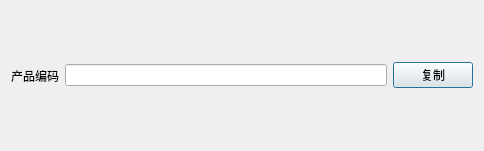
<?xml version="1.0" encoding="UTF-8"?>
<ui version="4.0">
 <class>Dialog</class>
 <widget class="QDialog" name="Dialog">
  <property name="geometry">
   <rect>
    <x>0</x>
    <y>0</y>
    <width>484</width>
    <height>151</height>
   </rect>
  </property>
  <property name="windowTitle">
   <string>Dialog</string>
  </property>
  <layout class="QHBoxLayout" name="horizontalLayout_2">
   <item>
    <layout class="QHBoxLayout" name="horizontalLayout">
     <item>
      <widget class="QLabel" name="label">
       <property name="text">
        <string>产品编码</string>
       </property>
      </widget>
     </item>
     <item>
      <widget class="QLineEdit" name="lineEdit">
       <property name="enabled">
        <bool>true</bool>
       </property>
      </widget>
     </item>
     <item>
      <widget class="QPushButton" name="pushButton">
       <property name="text">
        <string>复制</string>
       </property>
      </widget>
     </item>
    </layout>
   </item>
  </layout>
 </widget>
 <resources/>
 <connections/>
</ui>
